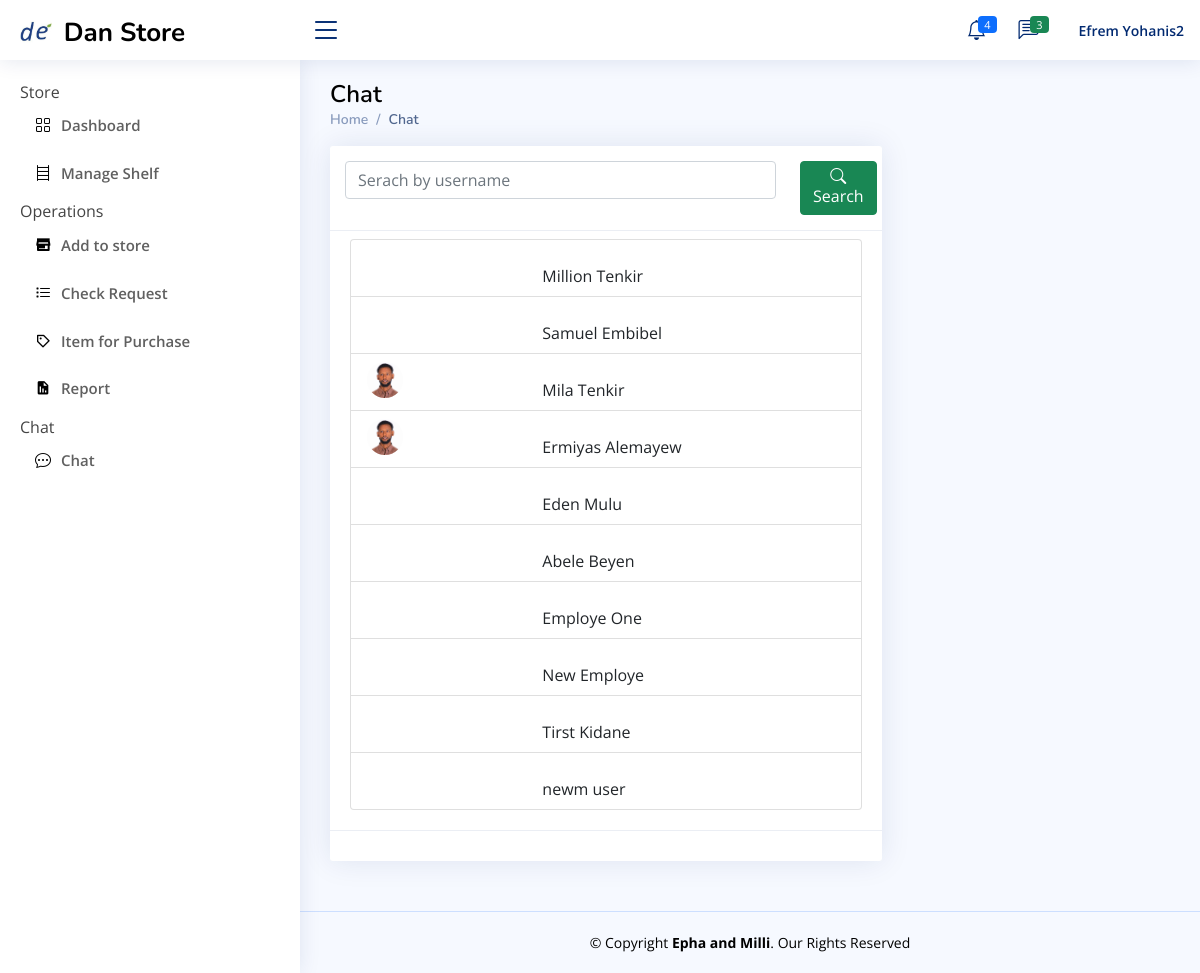
Screenshot of /Store_Manager/chat/ (signed in) with the database file from the repository.
### Store_manager/models.py (models this page shows)
class employ(models.Model):
    user=models.ForeignKey(User,null=True,blank=True,on_delete=models.CASCADE)
    role= models.CharField(max_length=200,null=True,blank=True)
    profile_pic=models.ImageField(null=True,blank=True, upload_to='Profile/')
    Full_Name=models.CharField(max_length=300, null=True)
    gender = models.CharField(max_length=20,null=True,blank=True)
    phone1 = models.CharField(max_length=200, null=True)
    phone2 = models.CharField(max_length=200, null=True)
    facebook = models.CharField(max_length=200, null=True,blank=True)
    telegram = models.CharField(max_length=200, null=True,blank=True)
    instagram = models.CharField(max_length=200, null=True,blank=True)
    about = models.TextField(max_length=500, null=True)
    address = models.CharField(max_length=200, null=True)
    inDepartment = models.CharField(max_length=300,null=True)
    date_created = models.DateTimeField(auto_now_add=True, null=True)
    Thechnologist =models.BooleanField(blank=True,null=True,default=False)
    accessStore=models.ForeignKey(allStore,null=True,blank=True,on_delete=models.CASCADE)
    def __str__(self):
        return str(self.user)

### Store_manager/views.py (the view, shortened to what this page needs)
# urls.py: path('chat/',views.chat,name="admin-chat"),
def chat(request):
    chat_team=[]
    chat_team1=[]
    chat_group=employ.objects.all()
    user=User.objects.get(pk=request.user.id)
    me=employ.objects.get(user=user)
    all_message=chatbot.objects.filter(Q(me_with=me) | Q(me=me))
    for team in all_message:
        if (Q(team.me_with) | Q(team.me))  in chat_team:
            pass
        else:
            chat_team.append(team.me_with)
    for a in chat_team:
        chat_group1=employ.objects.get(pk=a.id)
    context={
            'chat_group':chat_group,
        }
    return render(request,'Store_manager/chat/index.html',context)

### Templates/Store_manager/chat/index.html (shortened to what this page needs)
{% extends 'Store_manager/S_base.html'  %}
{% block store %}
<main id="main" class="main">
    <div class="pagetitle">
      <h1 style="color: black">Chat</h1>
      <nav>
        <ol class="breadcrumb">
          <li class="breadcrumb-item"><a href="{% url 'store-dashboard' %}">Home</a></li>
          <li class="breadcrumb-item active">Chat</li>
        </ol>
      </nav>
    </div>
    <section class="section">
        <div class="row">
            <div class="col-lg-8">
                <div class="card">
                    <div class="card-header">
                      <form action="" method="post">
                        <div class="row">
                            <div class="col-10">
                              <input type="text" class="form-control" id="inputText" name="serach" placeholder="Serach by username" >
                          </div>
                          <div class="col-2">
                              <button type="submit" class="btn btn-success"> <i class="bi bi-search"></i> Search</button>
                          </div>
                        </div>
                      </form>
                    </div>
                    <div class="card-body pt-2">
                        <div class="list-group">
                         {% block chat %}
                            {% for chat in chat_group %}
                            {% if chat.user != user %}
                            <a href="{% url 'chat_pepol' chat.id %}" class="list-group-item list-group-item-action " aria-current="true">
                                <div class="row">
                                    <div class="col-lg-4">
                                      {% if chat.profile_pic %}
                                        <img src="{{ chat.profile_pic.url}}" alt="Profile" class="rounded-circle w-25">
                                      {% endif %}
                                    </div>
                                    <div class="col-lg-8">
                                        <div class="pt-3">
                                            <span class="d-none d-md-block ps-2">{{chat.user.first_name}} {{chat.user.last_name}}</span>
                                         </div>
                                    </div>
                                </div>
                                </a>
                                {% endif %}
                                {% endfor %}
                            {% endblock chat %}
                          </div>
                    </div>
                    <div class="card-footer">
                    </div>
                  </div>
            </div>
         </div>
    </section>
  </main>
{% endblock %}

### Templates/Store_manager/S_base.html (shortened to what this page needs)
{% extends 'base.html' %} {% load static %} {% block content %}
<header id="header" class="header fixed-top d-flex align-items-center">
  <div class="d-flex align-items-center justify-content-right">
    <a href="index.html" class="logo d-flex align-items-center">
      <img src="{% static '/assets/img/newfile.png' %}" alt="" />
      <span
        class="d-none d-lg-block"
        style="color: black; margin-top: 5px; padding-left: 5px"
        >Dan Store</span
      >
    </a>
    <i class="bi bi-list toggle-sidebar-btn" style="margin-right: 10px"></i>
  </div>
  <nav class="header-nav ms-auto">
    <ul class="d-flex align-items-center">
      <li class="nav-item dropdown">
        <a class="nav-link nav-icon" href="#" data-bs-toggle="dropdown">
          <i class="bi bi-bell"></i>
          <span class="badge bg-primary badge-number">4</span> </a
        >
      </li>
      <li class="nav-item dropdown">
        <a class="nav-link nav-icon" href="#" data-bs-toggle="dropdown">
          <i class="bi bi-chat-left-text"></i>
          <span class="badge bg-success badge-number">3</span> </a
        >
      </li>
      <li class="nav-item dropdown pe-3">
        <a
          class="nav-link nav-profile d-flex align-items-center pe-0"
          href="#"
          data-bs-toggle="dropdown"
        >
          <span class="d-none d-md-block ps-2"
            >{{user.first_name}} {{user.last_name}}</span
          > </a
        >
      </li>
    </ul>
  </nav>
</header>
<aside id="sidebar" class="sidebar">
  <ul class="sidebar-nav" id="sidebar-nav">
    <li>Store</li>
    <li class="nav-item">
      <a class="nav-link collapsed active" href="{% url 'store-dashboard' %}">
        <i class="bi bi-grid" style="color: black"></i>
        <span style="color: rgb(96, 96, 96)">Dashboard</span>
      </a>
    </li>
    <li class="nav-item">
      <a class="nav-link collapsed active" href="{% url 'manage-catagory' %}">
        <i class="bi bi-bookshelf" style="color: black"></i>
        <span style="color: rgb(96, 96, 96)">Manage Shelf</span>
      </a>
    </li>
    <li>Operations</li>
    <li class="nav-item">
      <a class="nav-link collapsed active" href="{% url 'add-to-store' %}">
        <i class="ri ri-store-3-line" style="color: black"></i>
        <span style="color: rgb(96, 96, 96)"> Add to store</span>
      </a>
    </li>
    <li class="nav-item">
      <a class="nav-link collapsed active" href="{% url 'cheeck-request' %}">
        <i class="bi bi-list-task" style="color: black"></i>
        <span style="color: rgb(96, 96, 96)"> Check Request</span>
      </a>
    </li>
    <li class="nav-item">
      <a class="nav-link collapsed active" href="{% url 'list_for_purchase' %}">
        <i class="bx bx-purchase-tag" style="color: black"></i>
        <span style="color: rgb(96, 96, 96)"> Item for Purchase</span>
      </a>
    </li>
    <li class="nav-item">
      <a class="nav-link collapsed active" href="{% url 'report' %}">
        <i class="bx bxs-report" style="color: black"></i>
        <span style="color: rgb(96, 96, 96)"> Report</span>
      </a>
    </li>
    <li>Chat</li>
    <li class="nav-item">
      <a class="nav-link collapsed active" href="{% url 'chat' %}">
        <i class="bi bi-chat-dots" style="color: black"></i>
        <span style="color: rgb(96, 96, 96)"> Chat</span>
      </a>
    </li>
  </ul>
</aside>
{% block store %} {% endblock %}
{% endblock %}

### static/assets/css/style.css (style rules this page uses)
:root { scroll-behavior: smooth; }
body { font-family: "Open Sans", sans-serif; background: #f6f9ff; color: #444444; }
a { color: #4154f1; text-decoration: none; }
h1, h2, h3, h4, h5, h6 { font-family: "Nunito", sans-serif; }
#main { margin-top: 60px; padding: 20px 30px; transition: all 0.3s; }
.pagetitle { margin-bottom: 10px; }
.pagetitle h1 { font-size: 24px; margin-bottom: 0; font-weight: 600; color: #012970; }
.card { margin-bottom: 30px; border: none; border-radius: 5px; box-shadow: 0px 0 30px rgba(1, 41, 112, 0.1); }
.card-header, .card-footer { border-color: #ebeef4; background-color: #fff; color: #798eb3; padding: 15px; }
.card-body { padding: 0 20px 20px 20px; }
.breadcrumb { font-size: 14px; font-family: "Nunito", sans-serif; color: #899bbd; font-weight: 600; }
.breadcrumb a { color: #899bbd; transition: 0.3s; }
.breadcrumb .breadcrumb-item::before { color: #899bbd; }
.breadcrumb .active { color: #51678f; font-weight: 600; }
.logo { line-height: 1; }
@media (min-width: 1200px) { .logo { width: 280px; } }
.logo img { max-height: 26px; margin-right: 6px; }
.logo span { font-size: 26px; font-weight: 700; color: #012970; font-family: "Nunito", sans-serif; }
.header { transition: all 0.5s; z-index: 997; height: 60px; box-shadow: 0px 2px 20px rgba(1, 41, 112, 0.1); background-color: #fff; padding-left: 20px; }
.header .toggle-sidebar-btn { font-size: 32px; padding-left: 10px; cursor: pointer; color: #012970; }
.header-nav ul { list-style: none; }
.header-nav > ul { margin: 0; padding: 0; }
.header-nav .nav-icon { font-size: 20px; color: #012970; }
.header-nav .nav-profile { color: #012970; }
.header-nav .nav-profile span { font-size: 14px; font-weight: 600; }
.header-nav .badge-number { position: absolute; inset: 4px 6px auto auto; font-weight: normal; font-size: 11px; padding: 3px 6px; }
.sidebar { position: fixed; top: 60px; left: 0; bottom: 0; width: 300px; z-index: 996; transition: all 0.3s; padding: 20px; overflow-y: auto; scrollbar-width: thin; scrollbar-color: #aab7cf transparent; box-shadow: 0px 0px 20px rgba(1, 41, 112, 0.1); background-color: #fff; }
@media (min-width: 1200px) { #main, #footer { margin-left: 300px; } }
.sidebar-nav { padding: 0; margin: 0; list-style: none; }
.sidebar-nav li { padding: 0; margin: 0; list-style: none; }
.sidebar-nav .nav-item { margin-bottom: 5px; }
.sidebar-nav .nav-link { display: flex; align-items: center; font-size: 15px; font-weight: 600; color: #4154f1; transition: 0.3; background: #f6f9ff; padding: 10px 15px; border-radius: 4px; }
.sidebar-nav .nav-link i { font-size: 16px; margin-right: 10px; color: #4154f1; }
.sidebar-nav .nav-link.collapsed { color: #012970; background: #fff; }
.sidebar-nav .nav-link.collapsed i { color: #899bbd; }

### rows the page displays
employ: user.first_name "Million", user.last_name "Tenkir"
employ: user.first_name "Samuel", user.last_name "Embibel"
employ: profile_pic (picture), user.first_name "Mila", user.last_name "Tenkir"
employ: profile_pic (picture), user.first_name "Ermiyas", user.last_name "Alemayew"
employ: user.first_name "Eden", user.last_name "Mulu"
employ: user.first_name "Abele", user.last_name "Beyen"
employ: user.first_name "Employe", user.last_name "One"
employ: user.first_name "New", user.last_name "Employe"
employ: user.first_name "Tirst", user.last_name "Kidane"
employ: user.first_name "newm", user.last_name "user"

### other values shown
{{ user.first_name }} "Efrem"
{{ user.last_name }} "Yohanis2"
